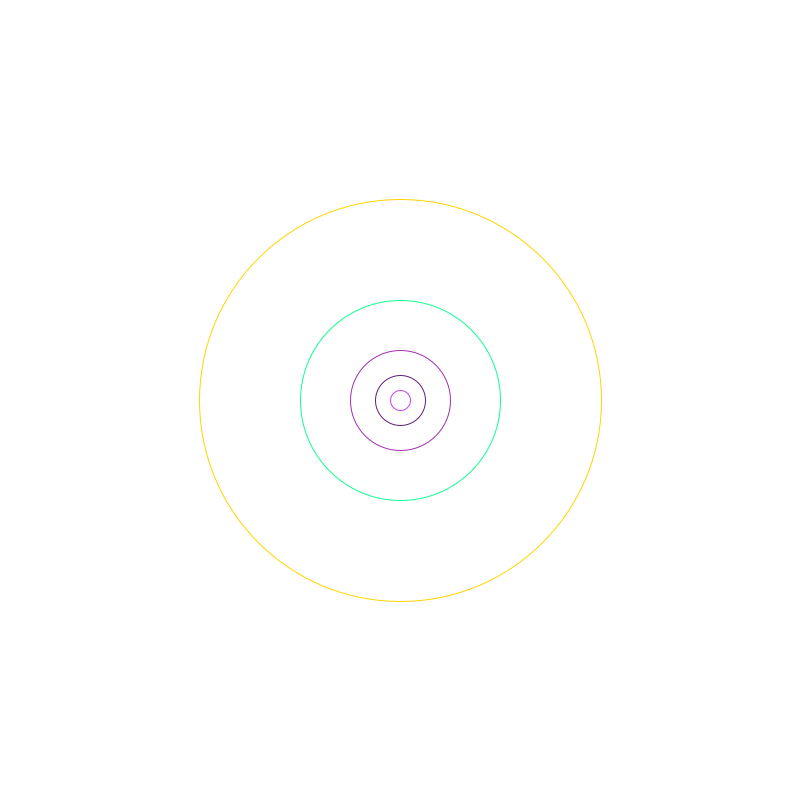
Frame 1 (no input)
Frame 60 (the mouse pressed at the canvas centre just before this capture): identical to frame 1, image omitted
Frame 120 (the mouse held since frame 60 and released just before this capture): identical to frame 1, image omitted

The Processing sketch that drew this single still picture (run headless with seeded random() and noise(); from frame 60 on, the mouse is pressed at the canvas centre):

// Processing sketch: s05e05fortablice
// ── s05e05fortablice.pde
int[] srednice = { 100, 200, 20, 50, 402 };
//                  0   1    2    3    4

color[] kolory = { #A031AD, #12FF8E, #C041F7, #5E2079 , #FFD500 };

void setup() {
  size( 800, 800);
  noFill();
}
void draw() {
  background(255);
  for (int andrzej = 0; andrzej < srednice.length; andrzej=andrzej+1)
  {
    stroke(kolory[andrzej]);
    ellipse(width/2, height/2, srednice[andrzej], srednice[andrzej]);
  }
}
/*
 andrzej = 0
 andrzej = 1
 andrzej = 2
 andrzej = 3
 andrzej = 4
 ...itd.
 */
